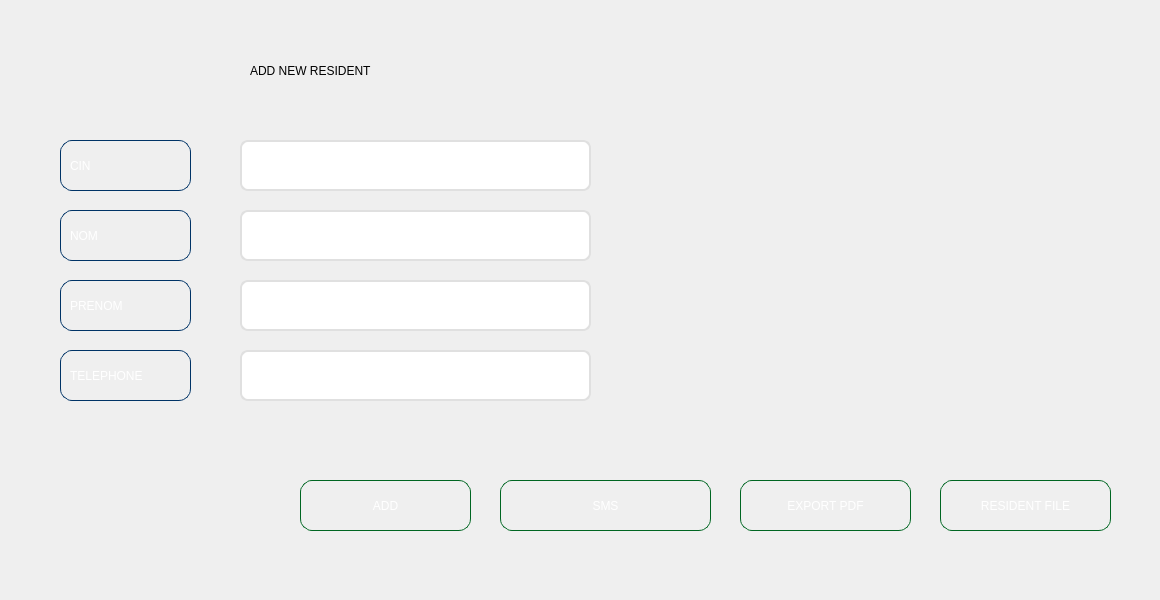
    <widget class="QWidget" name="tab">
     <attribute name="title">
      <string>ADD</string>
     </attribute>
     <widget class="QWidget" name="widget_2" native="true">
      <property name="geometry">
       <rect>
        <x>0</x>
        <y>0</y>
        <width>1151</width>
        <height>591</height>
       </rect>
      </property>
      <widget class="QLineEdit" name="LineEdit_prenom_add">
       <property name="geometry">
        <rect>
         <x>240</x>
         <y>280</y>
         <width>351</width>
         <height>51</height>
        </rect>
       </property>
       <property name="styleSheet">
        <string notr="true">QLineEdit {
    background-color: white;
    border: 2px solid #e0e0e0;
    border-radius: 8px;
    padding: 8px;
    font-size: 14px;
    color: #333;
}

QLineEdit:hover {
    border: 2px solid #29b6f6;
    background-color: #f9f9f9;
}

QLineEdit:focus {
    border: 2px solid #0d47a1;
    background-color: white;
}</string>
       </property>
      </widget>
      <widget class="QLabel" name="label_5">
       <property name="geometry">
        <rect>
         <x>770</x>
         <y>40</y>
         <width>121</width>
         <height>81</height>
        </rect>
       </property>
       <property name="styleSheet">
        <string notr="true">background:transparent;</string>
       </property>
       <property name="text">
        <string/>
       </property>
       <property name="pixmap">
        <pixmap>../../Downloads/Capture_d_écran_2025-09-29_075328-removebg-preview.png</pixmap>
       </property>
       <property name="scaledContents">
        <bool>true</bool>
       </property>
      </widget>
      <widget class="QLineEdit" name="LineEdit_nom_add">
       <property name="geometry">
        <rect>
         <x>240</x>
         <y>210</y>
         <width>351</width>
         <height>51</height>
        </rect>
       </property>
       <property name="styleSheet">
        <string notr="true">QLineEdit {
    background-color: white;
    border: 2px solid #e0e0e0;
    border-radius: 8px;
    padding: 8px;
    font-size: 14px;
    color: #333;
}

QLineEdit:hover {
    border: 2px solid #29b6f6;
    background-color: #f9f9f9;
}

QLineEdit:focus {
    border: 2px solid #0d47a1;
    background-color: white;
}</string>
       </property>
      </widget>
      <widget class="QLineEdit" name="LineEdit_cin_add">
       <property name="geometry">
        <rect>
         <x>240</x>
         <y>140</y>
         <width>351</width>
         <height>51</height>
        </rect>
       </property>
       <property name="styleSheet">
        <string notr="true">QLineEdit {
    background-color: white;
    border: 2px solid #e0e0e0;
    border-radius: 8px;
    padding: 8px;
    font-size: 14px;
    color: #333;
}

QLineEdit:hover {
    border: 2px solid #29b6f6;
    background-color: #f9f9f9;
}

QLineEdit:focus {
    border: 2px solid #0d47a1;
    background-color: white;
}</string>
       </property>
      </widget>
      <widget class="QLabel" name="label_12">
       <property name="geometry">
        <rect>
         <x>250</x>
         <y>50</y>
         <width>641</width>
         <height>41</height>
        </rect>
       </property>
       <property name="styleSheet">
        <string notr="true">font: 700 italic 36pt &quot;Times New Roman&quot;;</string>
       </property>
       <property name="text">
        <string>ADD NEW RESIDENT</string>
       </property>
      </widget>
      <widget class="QLineEdit" name="LineEdit_tel_add">
       <property name="geometry">
        <rect>
         <x>240</x>
         <y>350</y>
         <width>351</width>
         <height>51</height>
        </rect>
       </property>
       <property name="styleSheet">
        <string notr="true">QLineEdit {
    background-color: white;
    border: 2px solid #e0e0e0;
    border-radius: 8px;
    padding: 8px;
    font-size: 14px;
    color: #333;
}

QLineEdit:hover {
    border: 2px solid #29b6f6;
    background-color: #f9f9f9;
}

QLineEdit:focus {
    border: 2px solid #0d47a1;
    background-color: white;
}</string>
       </property>
      </widget>
      <widget class="QPushButton" name="addButton">
       <property name="geometry">
        <rect>
         <x>300</x>
         <y>480</y>
         <width>171</width>
         <height>51</height>
        </rect>
       </property>
       <property name="styleSheet">
        <string notr="true">QPushButton { 
    font: 700 italic 10pt &quot;Times New Roman&quot;;
    color: white;
    background: qlineargradient(
        x1: 0, y1: 0, x2: 1, y2: 1,
        stop: 0 #00ff66,   /* vert clair vif */
        stop: 1 #009933    /* vert un peu plus foncé */
    );
    border: 1px solid #006622; /* contour vert foncé subtil */
    border-radius: 12px;
    padding: 6px;
}

QPushButton:hover {
    background: qlineargradient(
        x1: 0, y1: 0, x2: 1, y2: 1,
        stop: 0 #00cc55,   /* vert foncé */
        stop: 1 #007722    /* vert encore plus profond */
    );
}
</string>
       </property>
       <property name="text">
        <string>ADD</string>
       </property>
      </widget>
      <widget class="QPushButton" name="SMSButton">
       <property name="geometry">
        <rect>
         <x>500</x>
         <y>480</y>
         <width>211</width>
         <height>51</height>
        </rect>
       </property>
       <property name="styleSheet">
        <string notr="true">QPushButton { 
    font: 700 italic 10pt &quot;Times New Roman&quot;;
    color: white;
    background: qlineargradient(
        x1: 0, y1: 0, x2: 1, y2: 1,
        stop: 0 #00ff66,   /* vert clair vif */
        stop: 1 #009933    /* vert un peu plus foncé */
    );
    border: 1px solid #006622; /* contour vert foncé subtil */
    border-radius: 12px;
    padding: 6px;
}

QPushButton:hover {
    background: qlineargradient(
        x1: 0, y1: 0, x2: 1, y2: 1,
        stop: 0 #00cc55,   /* vert foncé */
        stop: 1 #007722    /* vert encore plus profond */
    );
}
</string>
       </property>
       <property name="text">
        <string>SMS</string>
       </property>
      </widget>
      <widget class="QPushButton" name="residentFileButton">
       <property name="geometry">
        <rect>
         <x>940</x>
         <y>480</y>
         <width>171</width>
         <height>51</height>
        </rect>
       </property>
       <property name="styleSheet">
        <string notr="true">QPushButton { 
    font: 700 italic 10pt &quot;Times New Roman&quot;;
    color: white;
    background: qlineargradient(
        x1: 0, y1: 0, x2: 1, y2: 1,
        stop: 0 #00ff66,   /* vert clair vif */
        stop: 1 #009933    /* vert un peu plus foncé */
    );
    border: 1px solid #006622; /* contour vert foncé subtil */
    border-radius: 12px;
    padding: 6px;
}

QPushButton:hover {
    background: qlineargradient(
        x1: 0, y1: 0, x2: 1, y2: 1,
        stop: 0 #00cc55,   /* vert foncé */
        stop: 1 #007722    /* vert encore plus profond */
    );
}
</string>
       </property>
       <property name="text">
        <string>RESIDENT FILE</string>
       </property>
      </widget>
      <widget class="QPushButton" name="exportPDFButton">
       <property name="geometry">
        <rect>
         <x>740</x>
         <y>480</y>
         <width>171</width>
         <height>51</height>
        </rect>
       </property>
       <property name="styleSheet">
        <string notr="true">QPushButton { 
    font: 700 italic 10pt &quot;Times New Roman&quot;;
    color: white;
    background: qlineargradient(
        x1: 0, y1: 0, x2: 1, y2: 1,
        stop: 0 #00ff66,   /* vert clair vif */
        stop: 1 #009933    /* vert un peu plus foncé */
    );
    border: 1px solid #006622; /* contour vert foncé subtil */
    border-radius: 12px;
    padding: 6px;
}

QPushButton:hover {
    background: qlineargradient(
        x1: 0, y1: 0, x2: 1, y2: 1,
        stop: 0 #00cc55,   /* vert foncé */
        stop: 1 #007722    /* vert encore plus profond */
    );
}
</string>
       </property>
       <property name="text">
        <string>EXPORT PDF</string>
       </property>
      </widget>
      <widget class="QLabel" name="label">
       <property name="geometry">
        <rect>
         <x>60</x>
         <y>140</y>
         <width>131</width>
         <height>51</height>
        </rect>
       </property>
       <property name="styleSheet">
        <string notr="true">QLabel {
    font: 700 italic 10pt &quot;Times New Roman&quot;;
    color: white;
    background: qlineargradient(
        x1: 0, y1: 0, x2: 1, y2: 1,
        stop: 0 #001F3F,   /* bleu marine profond */
        stop: 1 #004080    /* bleu marine plus clair */
    );
    border: 1px solid #003366; /* contour subtil bleu foncé */
    border-radius: 12px;       /* coins arrondis */
    padding: 6px;
    qproperty-alignment: 'AlignCenter'; /* texte centré */
}
</string>
       </property>
       <property name="text">
        <string>CIN</string>
       </property>
      </widget>
      <widget class="QLabel" name="label_2">
       <property name="geometry">
        <rect>
         <x>60</x>
         <y>210</y>
         <width>131</width>
         <height>51</height>
        </rect>
       </property>
       <property name="styleSheet">
        <string notr="true">QLabel {
    font: 700 italic 10pt &quot;Times New Roman&quot;;
    color: white;
    background: qlineargradient(
        x1: 0, y1: 0, x2: 1, y2: 1,
        stop: 0 #001F3F,   /* bleu marine profond */
        stop: 1 #004080    /* bleu marine plus clair */
    );
    border: 1px solid #003366; /* contour subtil bleu foncé */
    border-radius: 12px;       /* coins arrondis */
    padding: 6px;
    qproperty-alignment: 'AlignCenter'; /* texte centré */
}
</string>
       </property>
       <property name="text">
        <string>NOM</string>
       </property>
      </widget>
      <widget class="QLabel" name="label_3">
       <property name="geometry">
        <rect>
         <x>60</x>
         <y>280</y>
         <width>131</width>
         <height>51</height>
        </rect>
       </property>
       <property name="styleSheet">
        <string notr="true">QLabel {
    font: 700 italic 10pt &quot;Times New Roman&quot;;
    color: white;
    background: qlineargradient(
        x1: 0, y1: 0, x2: 1, y2: 1,
        stop: 0 #001F3F,   /* bleu marine profond */
        stop: 1 #004080    /* bleu marine plus clair */
    );
    border: 1px solid #003366; /* contour subtil bleu foncé */
    border-radius: 12px;       /* coins arrondis */
    padding: 6px;
    qproperty-alignment: 'AlignCenter'; /* texte centré */
}
</string>
       </property>
       <property name="text">
        <string>PRENOM</string>
       </property>
      </widget>
      <widget class="QLabel" name="label_4">
       <property name="geometry">
        <rect>
         <x>60</x>
         <y>350</y>
         <width>131</width>
         <height>51</height>
        </rect>
       </property>
       <property name="styleSheet">
        <string notr="true">QLabel {
    font: 700 italic 10pt &quot;Times New Roman&quot;;
    color: white;
    background: qlineargradient(
        x1: 0, y1: 0, x2: 1, y2: 1,
        stop: 0 #001F3F,   /* bleu marine profond */
        stop: 1 #004080    /* bleu marine plus clair */
    );
    border: 1px solid #003366; /* contour subtil bleu foncé */
    border-radius: 12px;       /* coins arrondis */
    padding: 6px;
    qproperty-alignment: 'AlignCenter'; /* texte centré */
}
</string>
       </property>
       <property name="text">
        <string>TELEPHONE</string>
       </property>
      </widget>
     </widget>
    </widget>
